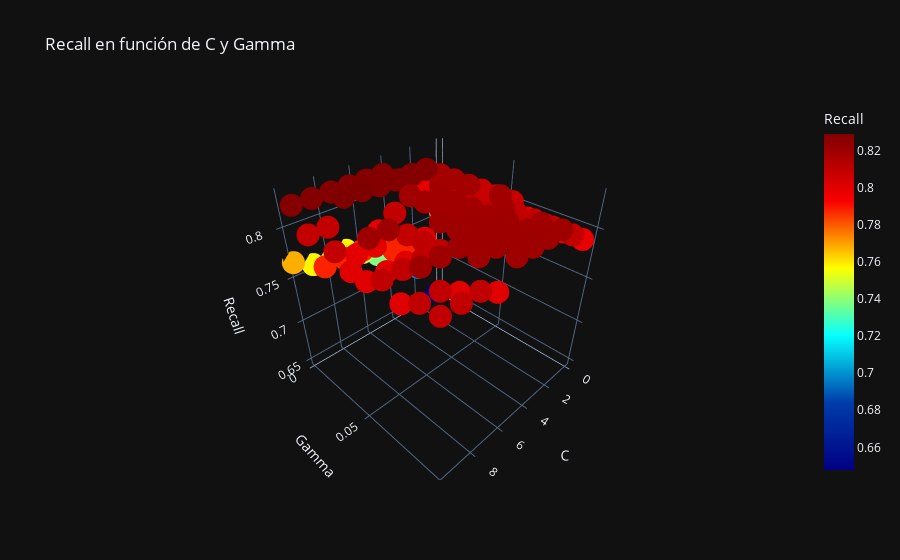

The notebook cell this image was saved under:
### Code cell
import plotly.express as px
import pandas as pd

# Crear DataFrame
df_plotly = pd.DataFrame({
    'C': C_values,
    'Gamma': gamma_values,
    'Recall': recall_scores
})

# Gráfico Scatter 3D interactivo
fig = px.scatter_3d(df_plotly, x='C', y='Gamma', z='Recall', color='Recall', title='Recall en función de C y Gamma', color_continuous_scale='Jet')
fig.show()
